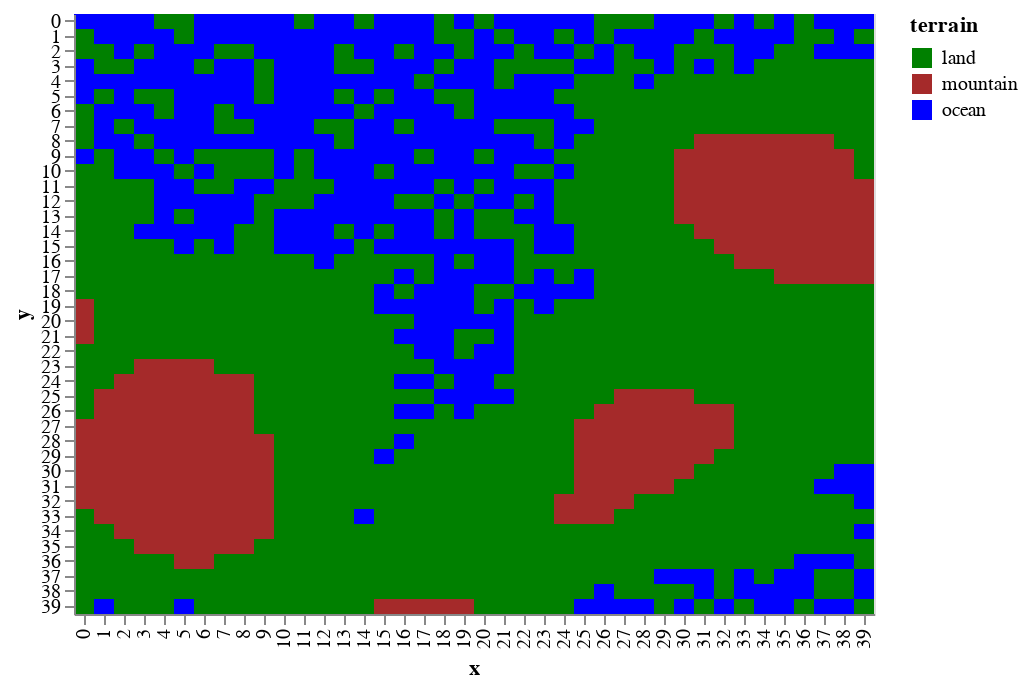

Here is the notebook cell this chart was saved with:
### Markdown cell above
If the oceans were to come in at `heignt == 0` then you can assume that lower terrain is _under water_

### Code cell
draw.drawTerrainTypes(world.grid_elevation,world.landscape)

### Figure 1 — Vega-Lite specification as saved in the notebook (floating-point values rounded to 4 significant figures; data arrays with more than 128 entries replaced by an {"elided": "..."} marker saying what was removed)
{"$schema": "https://vega.github.io/schema/vega-lite/v2.6.0.json", "config": {"view": {"height": 300, "width": 400}}, "data": {"name": "data-53564765692ba289118b0010c18b4ba1"}, "datasets": {"data-53564765692ba289118b0010c18b4ba1": {"elided": "1600 records"}}, "encoding": {"color": {"field": "terrain", "scale": {"domain": ["land", "mountain", "ocean"], "range": ["green", "brown", "blue"]}, "type": "nominal"}, "x": {"field": "x", "type": "ordinal"}, "y": {"field": "y", "type": "ordinal"}}, "mark": "rect"}
